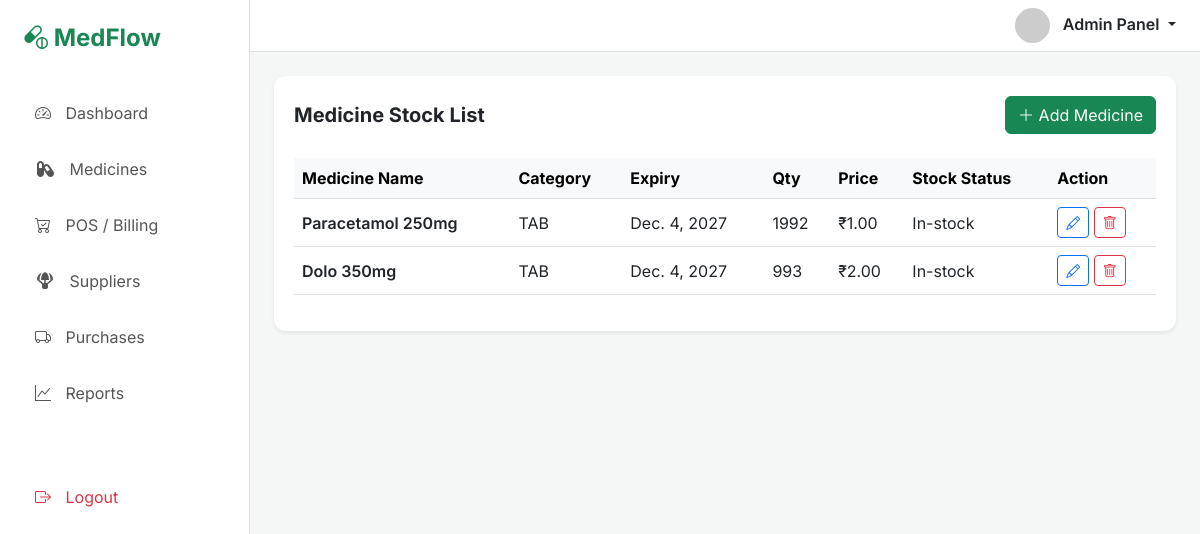
/medicine/, run on the app's committed database.
### medflowapp/models.py (models this page shows, shortened)
class Medicine(models.Model):
    medicine_name = models.CharField(max_length=50)
    expiry_date = models.DateField()
    category={
        '------':'-----',
        'TAB':'TAB',
        'SYR': 'SYRUP',
        'CAP':'CAP',
        'INJ': 'INJ'
    }
    med_category = models.CharField(choices=category, default="----")
    price=models.DecimalField(max_digits=11, decimal_places=2, default=0.00)
    quantity = models.PositiveIntegerField(default=0)
    @property
    def is_stock_available(self):
        return "In-stock" if self.quantity > 0 else "Out-of-stock"

### medflowapp/views.py (the view)
# urls.py: path('medicine/', views.medicine, name='medicine'),
def medicine(request):
    medicines = Medicine.objects.all()
    return render(request, 'medflowapp/medicine_section.html', {"medicines": medicines})

### medflowapp/templates/medflowapp/medicine_section.html (shortened to what this page needs)
{% extends 'layout/base.html' %}
{% block content %}
<div id="medicine-module" class="module-content">
    <div class="table-container">
        <div class="d-flex justify-content-between align-items-center mb-4">
            <h5 class="fw-bold m-0">Medicine Stock List</h5>
            <button class="btn btn-success" data-bs-toggle="modal" data-bs-target="#addMedicineModal"><i
                    class="bi bi-plus-lg"></i> Add Medicine</button>
        </div>
        <div class="table-responsive">
            <table class="table align-middle">
                <thead class="table-light text-muted">
                    <tr>
                        <th>Medicine Name</th>
                        <th>Category</th>
                        <th>Expiry</th>
                        <th>Qty</th>
                        <th>Price</th>
                        <th>Stock Status</th>
                        <th>Action</th>
                    </tr>
                </thead>
                <tbody>
                    {% for medicine in medicines %}
                    <tr>
                        <td class="fw-semibold">{{ medicine.medicine_name }}</td>
                        <td>{{ medicine.med_category }}</td>
                        <td>{{ medicine.expiry_date }}</td>
                        <td>{{ medicine.quantity }}</td>
                        <td>&#8377;{{ medicine.price }}</td>
                        <td>{{ medicine.is_stock_available }}</td>
                        <td>
                            <button class="btn btn-sm btn-outline-primary" data-bs-toggle="modal">
                                 <a href="/updation_page/{{medicine.id}}"><i class="bi bi-pencil"></i></a>
                            </button>
                            <button class="btn btn-sm btn-outline-danger"
                                onclick="delete_medicine('{{medicine.id}}')"><i class="bi bi-trash"></i>
                            </button>
                        </td>
                    </tr>
                    {% endfor %}
                </tbody>
            </table>
        </div>
    </div>
</div>
</div>
{% endblock %}

### medflowapp/templates/layout/base.html (style rules this page uses)
:root { --med-green: #2ecc71; --med-blue: #3498db; --sidebar-bg: #f8f9fa; --card-shadow: 0 0.125rem 0.25rem rgba(0, 0, 0, 0.075); }
body { font-family: 'Inter', sans-serif; background-color: #f4f7f6; }
.table-container { background: white; border-radius: 12px; padding: 20px; box-shadow: var(--card-shadow); }

### data on the page
Medicine: medicine_name "Paracetamol 250mg", med_category "TAB", expiry_date "Dec. 4, 2027", quantity "1992", price "1.00", is_stock_available "In-stock"
Medicine: medicine_name "Dolo 350mg", med_category "TAB", expiry_date "Dec. 4, 2027", quantity "993", price "2.00", is_stock_available "In-stock"
